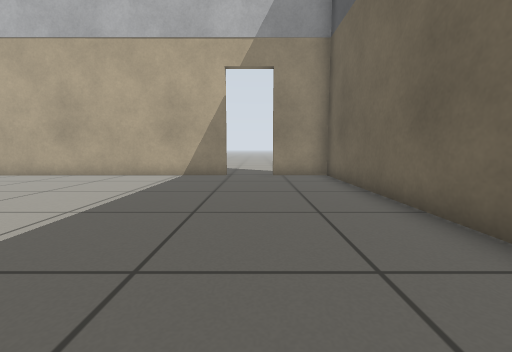
view 1 (above)

15 first-person views from a walk through a world built for the Gazebo simulator. The camera is 0.5 m above the floor, tilts 6° down and sees 90° across. The floor is counted in squares, 0.5 m on a side. Each view is taken from the middle of a square. On the plan, view 1 faces up. The plan holds only what a view shows up to about 11 squares ahead; the rest is blank.

view 2
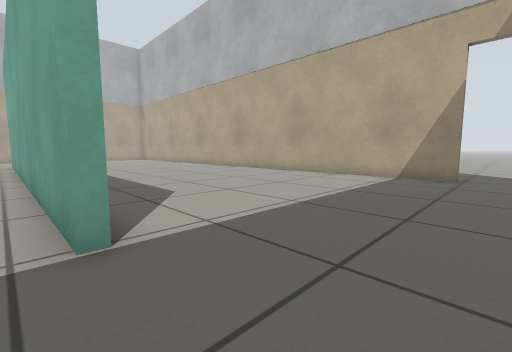

view 3
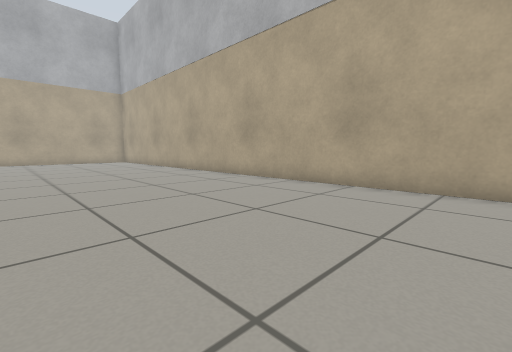

view 4
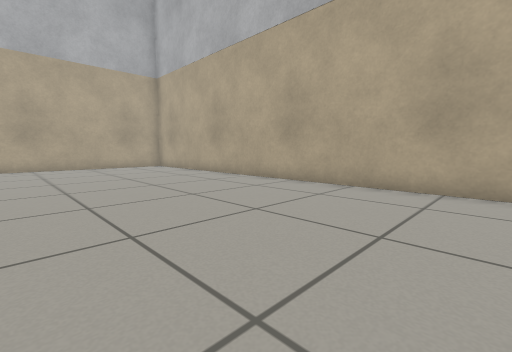

view 5
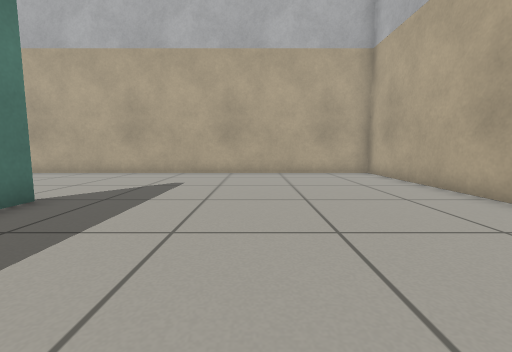

view 6
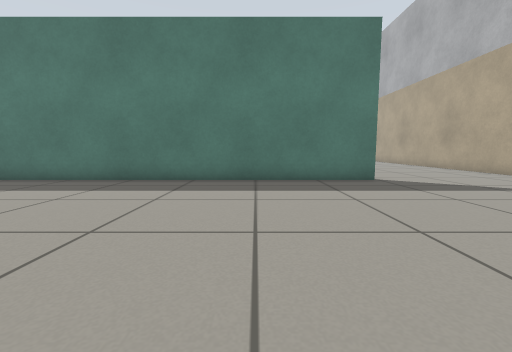

view 7
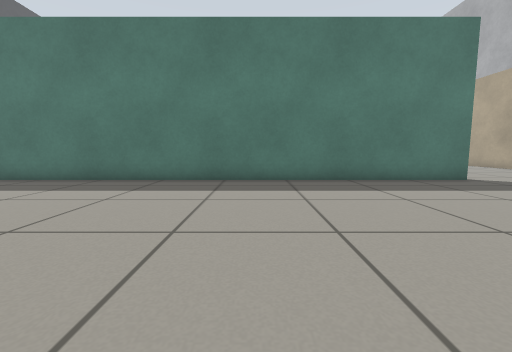

view 8
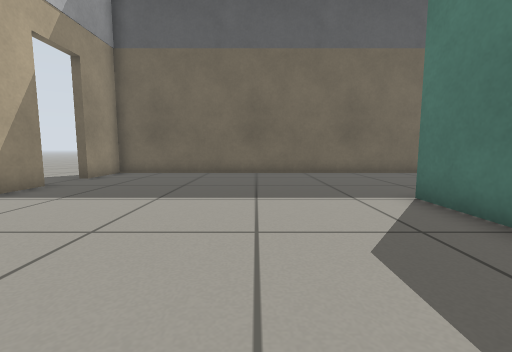

view 9
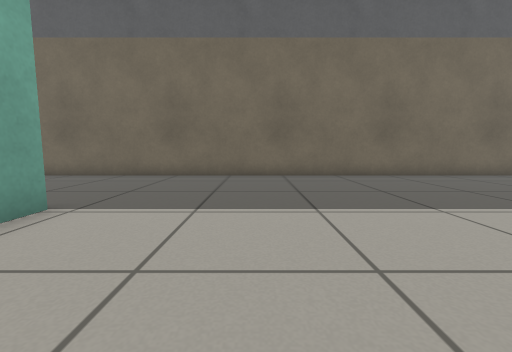

view 10
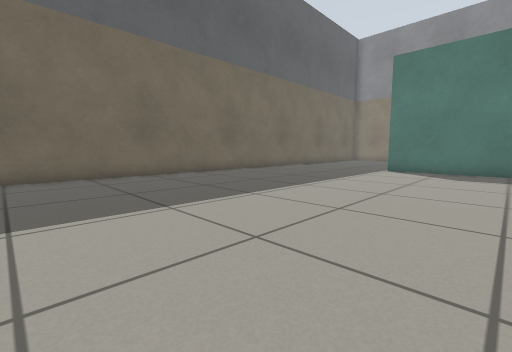

view 11
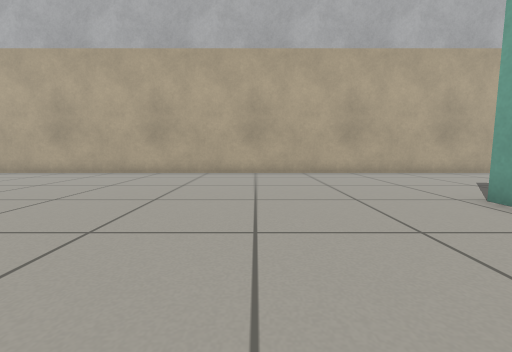

view 12
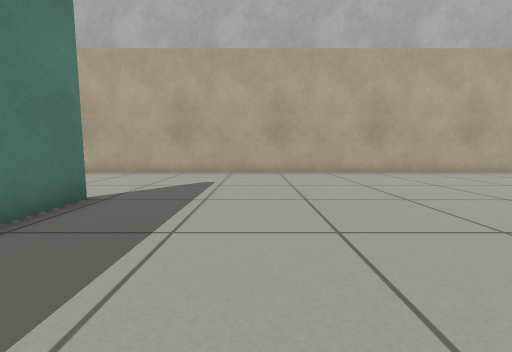

view 13
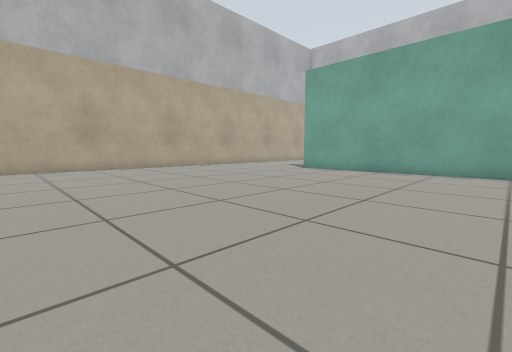

view 14
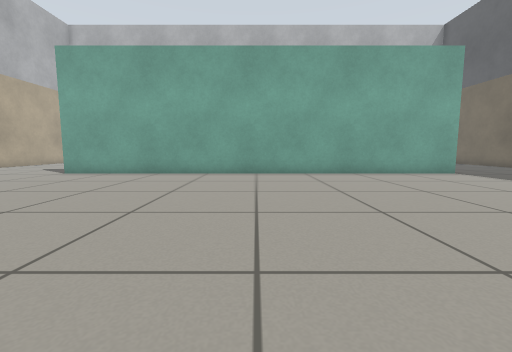

view 15
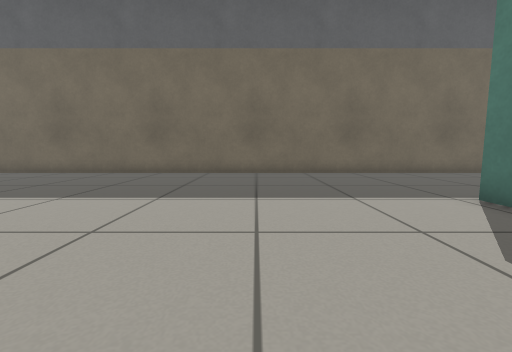

### Floor plan
Points are (right, up) in squares from view 1. A wall is a line through its corners. A room is listed if a view was taken in it or the views show most of it. See-through windows are left out.
Room 1 (views 1, 2, 3, 4, 5, 6, 7, 8)
walls: (-18.9, 0.7) (-2.8, 0.7); (-1.1, 9.7) (-24.7, 9.7) (-24.7, -0.6); (2.7, -0.5) (2.7, 9.7) (0.6, 9.7)
ways out: opening at (-22, 0.5) to room 2; opening at (0, 0.5) to room 2; open door at (-0.5, 10)
Room 2 (views 9, 10, 11, 12, 13, 14, 15)
walls: (-7, -16.4) (-3, -16.4); (-19.1, -16.4) (-17.2, -16.4); (-2.8, 0.4) (-18.9, 0.4); (-24.7, -0.6) (-24.7, -17.6); (2.7, -17.5) (2.7, -0.5)
ways out: opening at (-22, 0.5) to room 1; opening at (0, 0.5) to room 1; opening at (-22, -16.5); opening at (0, -16.5)

Where each view was taken, in squares from view 1:
view 1: 0 up, 0 right, facing up
view 2: 0 up, 0 right, facing up-left
view 3: 3 up, 4 left, facing up-left
view 4: 3 up, 10 left, facing up-left
view 5: 5 up, 14 left, facing left
view 6: 9 up, 15 left, facing down
view 7: 9 up, 12 left, facing down
view 8: 4 up, 8 left, facing right
view 9: 3 down, 7 left, facing right
view 10: 4 down, 7 left, facing down-right
view 11: 4 down, 14 left, facing left
view 12: 13 down, 14 left, facing left
view 13: 11 down, 11 left, facing up-left
view 14: 10 down, 11 left, facing up
view 15: 12 down, 8 left, facing right
